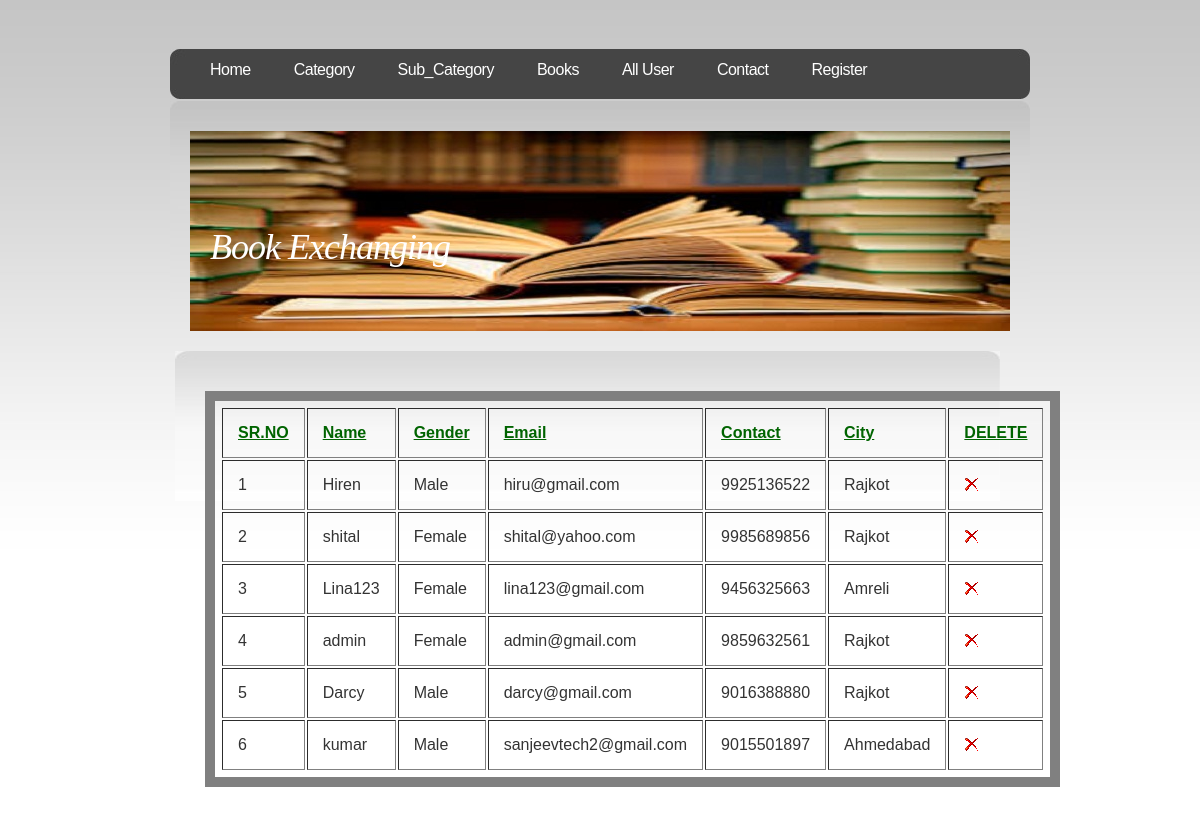
The app's page /admin/all_user.php with its own data.
### tables this page shows
CREATE TABLE IF NOT EXISTS `user` (
  `u_id` int(4) NOT NULL AUTO_INCREMENT,
  `u_fnm` varchar(35) NOT NULL,
  `u_unm` varchar(25) NOT NULL,
  `u_pwd` varchar(20) NOT NULL,
  `u_gender` varchar(7) NOT NULL,
  `u_email` varchar(35) NOT NULL,
  `u_contact` varchar(12) NOT NULL,
  `u_city` varchar(20) NOT NULL,
  PRIMARY KEY (`u_id`)
);

### admin/all_user.php (the view, shortened to what this page needs)
<?php
require('includes/config.php');
	$q="select * from user";
	 $res=mysqli_query($conn,$q) or die("Can't Execute Query...");
	?>
<head>
		<?php
			include("includes/head.inc.php");
		?>
</head>
<body>
<div id="header">
	<div id="menu">
		<?php
			include("includes/menu.inc.php");
		?>
	</div>
</div>
<div id="logo-wrap">
<div id="logo">
		<?php
			include("includes/logo.inc.php");
		?>
</div>
</div>
<div id="page">
	<div id="content">
		<div class="post">
			<h1 class="title"></h1>
			<div class="entry">
					<table border='1' WIDTH='100%'>
						<tr>
<td WIDTH='10%' style="color:darkgreen"><b><u>SR.NO</u></b></td>
<TD style="color:darkgreen" WIDTH='20%'><b><u>Name</u></b></TD>
<TD style="color:darkgreen" WIDTH='20%'><b><u>Gender</u></b></TD>
<TD style="color:darkgreen" WIDTH='25%'><b><u>Email</u></b></TD>
<TD style="color:darkgreen" WIDTH='25%'><b><u>Contact</u></b></TD>
<TD style="color:darkgreen" WIDTH='50%'><b><u>City</u></b></TD>
<TD style="color:darkgreen" WIDTH='25%'><b><u>DELETE</u></b></TD>
						</tr>
						<?php
							$count=1;
							while($row=mysqli_fetch_assoc($res))
							{ $a=$row['b_id'];
							echo '<tr>
										<td>'.$count.'
										<td>'.$row['u_unm'].'
										<td>'.$row['u_gender'].'
										<td>'.$row['u_email'].'
										<td>'.$row['u_contact'].'
										<td>'.$row['u_city'];
									echo 	'<td><a href="process_del_book.php?sid='.$row['b_id'].'"><img src="images/drop.png" ></a>
									</tr>';
									$count++;
							}
						?>
					</TABLE>
			</div>
		</div>
	</div>
	<div style="clear: both;">&nbsp;</div>
</div>
</body>
</html>

### admin/includes/head.inc.php (shortened to what this page needs)
<link href="default.css" rel="stylesheet" type="text/css" />

### admin/includes/menu.inc.php
<ul>
			<li class="current_page_item"><a href="index.php">Home</a></li>
			<li><a href="category.php">Category</a></li>
			<li><a href="subcategory.php">Sub_Category</a></li>
			<li><a href="all_book.php">Books</a></li>
			<li><a href="all_user.php">All User</a></li>
			<li class="last"><a href="contact.php">Contact</a></li>
			<?php
				if(isset($_SESSION['status'])&& $_SESSION['unm']=="admin")
				{
					echo '<li><a href="../logout.php">Logout</a></li>';
				}
				else
				{
					echo '<li><a href="../register.php">Register</a></li>';
				}
			?>
		</ul>

### admin/includes/logo.inc.php
<marquee  direction="right" behavior="alternate"><h1>Book Exchanging</h1></marquee>

### admin/default.css (style rules this page uses)
body { margin-top: 49px; padding: 0; background: url(images/img01.jpg) repeat-x left top; font-family: "Trebuchet MS", Arial, Helvetica, sans-serif; font-size: 13px; color: #333333; }
h1, h2, h3 { margin: 0; font-weight: normal; color: #559106; }
h1 { letter-spacing: -1px; font-size: 32px; }
p, ul, ol { margin: 0 0 2em 0; text-align: justify; line-height: 26px; font-size: 11px; }
a:link { color: #4E8006; }
img { border: none; }
#header { width: 860px; height: 52px; margin: 0 auto; background: url(images/img02.jpg) no-repeat left top; }
#menu { float: left; width: 860px; height: 54px; }
#menu ul { margin: 0; padding: 0px 0 0 20px; list-style: none; line-height: normal; }
#menu li { display: block; float: left; }
#menu a { display: block; float: left; margin-right: 3px; padding: 12px 20px; letter-spacing: -.5px; text-decoration: none; font: 16px "Trebuchet MS", Arial, Helvetica, sans-serif; color: #FFFFFF; }
#menu .current_page_item a { color: #FFFFFF; }
#logo-wrap { width: 860px; margin: 0 auto; padding: 30px 0 20px 0; background: url(images/img03.jpg) no-repeat left top; }
#logo { width: 820px; height: 200px; margin: 0 auto; background: url(images/headerlogo1.jpg) no-repeat left top; }
#logo h1, #logo h2 { float: left; margin: 0; padding: 0 0 0 20px; line-height: normal; }
#logo h1 { padding-top: 95px; font-family: Georgia, "Times New Roman", Times, serif; font-size:36px; font-style: italic; color: white; }
#page { width: 850px; margin: 0 auto; }
#content { float: left; width: 825px; background: url(images/img10.jpg) no-repeat left top; }
.post { padding: 15px 15px; }
.post .title { margin-bottom: 20px; padding-bottom: 5px; }
.post .entry { padding: 0 15px; }

### admin/all_user.php (style rules this page uses)
table { padding:5px;border:10px solid gray }
td,th { padding:15px }

### records on screen
user: u_unm "Hiren", u_gender "Male", u_email "hiru@gmail.com", u_contact "9925136522", u_city "Rajkot"
user: u_unm "shital", u_gender "Female", u_email "shital@yahoo.com", u_contact "9985689856", u_city "Rajkot"
user: u_unm "Lina123", u_gender "Female", u_email "lina123@gmail.com", u_contact "9456325663", u_city "Amreli"
user: u_unm "admin", u_gender "Female", u_email "admin@gmail.com", u_contact "9859632561", u_city "Rajkot"
user: u_unm "Darcy", u_gender "Male", u_email "darcy@gmail.com", u_contact "9016388880", u_city "Rajkot"
user: u_unm "kumar", u_gender "Male", u_email "sanjeevtech2@gmail.com", u_contact "9015501897", u_city "Ahmedabad"
